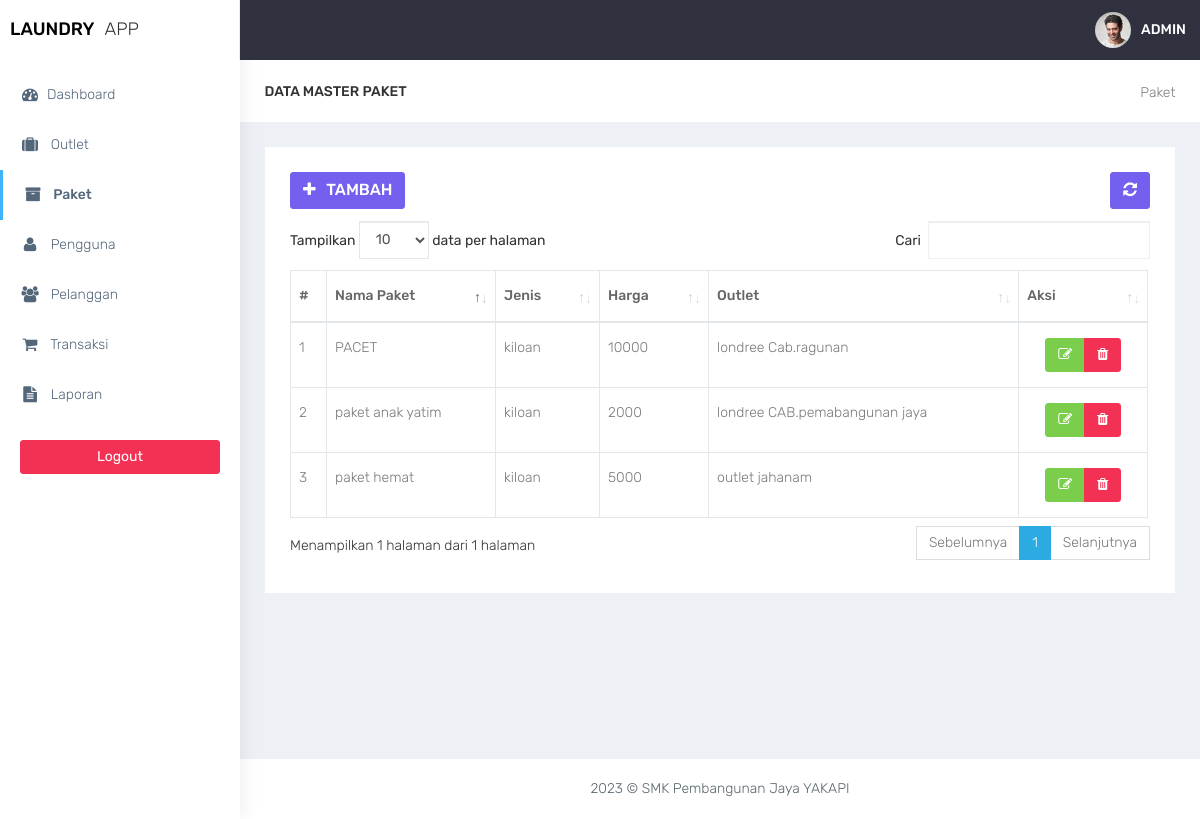
/admin/paket.php (signed in), run on the app's committed database.
### tables this page shows
CREATE TABLE `paket` (
  `id_paket` int(11) NOT NULL,
  `jenis_paket` enum('kiloan','selimut','bedcover','kaos','lain') DEFAULT NULL,
  `nama_paket` varchar(100) DEFAULT NULL,
  `harga` int(11) DEFAULT NULL,
  `outlet_id` int(11) DEFAULT NULL
);

CREATE TABLE `outlet` (
  `id_outlet` int(11) NOT NULL,
  `nama_outlet` varchar(100) DEFAULT NULL,
  `alamat_outlet` text DEFAULT NULL,
  `telp_outlet` varchar(15) DEFAULT NULL
);

### admin/functions.php (called while the page is built, shortened)
<?php
function ambildata($conn,$query){
$data = mysqli_query($conn,$query);
if (mysqli_num_rows($data)>0){
while($row = mysqli_fetch_assoc($data)){
    $hasil[] = $row;
}
 return $hasil;
  }
}
?>

### admin/paket.php (the view, shortened to what this page needs)
<?php
require 'functions.php';
$query = "SELECT outlet.nama_outlet ,paket.* FROM paket INNER JOIN outlet ON paket.outlet_id = outlet.id_outlet";
$data = ambildata($conn,$query)
?>
<!DOCTYPE html>
<html lang="en">
<head>
    <link href="../assets/bootstrap/dist/css/bootstrap.min.css" rel="stylesheet">
    <link href="../assets/plugins/bower_components/sidebar-nav/dist/sidebar-nav.min.css" rel="stylesheet">
    <link href="../assets/plugins/bower_components/toast-master/css/jquery.toast.css" rel="stylesheet">
    <link href="../assets/plugins/bower_components/morrisjs/morris.css" rel="stylesheet">
    <link href="../assets/plugins/bower_components/chartist-js/dist/chartist.min.css" rel="stylesheet">
    <link href="../assets/plugins/bower_components/chartist-plugin-tooltip-master/dist/chartist-plugin-tooltip.css" rel="stylesheet">
    <link href="../assets/css/animate.css" rel="stylesheet">
    <link href="../assets/css/style.css" rel="stylesheet">
    <link href="../assets/css/colors/default.css" id="theme" rel="stylesheet">
    <link rel="stylesheet" type="text/css" href="../assets/DataTables/datatables.min.css"/>
</head>
<body class="fix-header">
    <div id="wrapper">
        <nav class="navbar navbar-default navbar-static-top m-b-0">
            <div class="navbar-header">
                <div class="top-left-part">
                    <a class="logo" href="index.php">
                        <b style="color:black">
                            LAUNDRY
                        </b>
                        <span class="hidden-xs text-dark">
                            APP
                        </span>
                    </a>
                </div>
                <ul class="nav navbar-top-links navbar-right pull-right">
                    <li>
                        <a class="profile-pic" href="#"> <img src="../assets/plugins/images/users/varun.jpg" alt="user-img" width="36" class="img-circle"><b class="hidden-xs">ADMIN</b></a>
                    </li>
                </ul>
            </div>
        </nav>
        <div class="navbar-default sidebar" role="navigation">
            <div class="sidebar-nav slimscrollsidebar">
                <div class="sidebar-head">
                    <h3><span class="fa-fw open-close"><i class="ti-close ti-menu"></i></span> <span class="hide-menu">Navigation</span></h3>
                </div>
                <ul class="nav" id="side-menu">
                    <li style="padding: 70px 0 0;">
                        <a href="index.php" class="waves-effect "><i class="fa fa-tachometer fa-fw" aria-hidden="true"></i>Dashboard</a>
                    </li>
                    <li>
                        <a href="outlet.php" class="waves-effect "><i class="fa fa-suitcase fa-fw" aria-hidden="true"></i> Outlet</a>
                    </li>
                    <li>
                        <a href="paket.php" class="waves-effect active"><i class="fa fa-archive fa-fw" aria-hidden="true"></i> Paket</a>
                    </li>
                    <li>
                        <a href="pengguna.php" class="waves-effect "><i class="fa fa-user fa-fw" aria-hidden="true"></i> Pengguna</a>
                    </li>
                    <li>
                        <a href="pelanggan.php" class="waves-effect "><i class="fa fa-users fa-fw" aria-hidden="true"></i> Pelanggan</a>
                    </li>
                    <li>
                        <a href="transaksi.php" class="waves-effect"><i class="fa fa-shopping-cart fa-fw" aria-hidden="true"></i> Transaksi</a>
                    </li>
                    <li>
                        <a href="laporan.php" class="waves-effect "><i class="fa fa-file-text fa-fw" aria-hidden="true"></i> Laporan</a>
                    </li>
                </ul>
                <div class="center p-20">
                     <a href="logout.php" class="btn btn-danger btn-block waves-effect waves-light">Logout</a>
                 </div>
            </div>
        </div>
        <div id="page-wrapper">
<div class="container-fluid">
    <div class="row bg-title">
        <div class="col-lg-3 col-md-4 col-sm-4 col-xs-12">
            <h4 class="page-title">Data Master paket</h4> </div>
        <div class="col-lg-9 col-sm-8 col-md-8 col-xs-12">
            <ol class="breadcrumb">
                <li><a href="#">Paket</a></li>
            </ol>
        </div>
    </div>
    <div class="row">
        <div class="col-md-12 col-lg-12 col-sm-12 col-xs-12">
            <div class="white-box">
                <div class="row">
                    <div class="col-md-6">
                        <a href="paket_tambah.php" class="btn btn-primary box-title"><i class="fa fa-plus fa-fw"></i> Tambah</a>
                    </div>
                    <div class="col-md-6 text-right">
                        <button id="btn-refresh" class="btn btn-primary box-title text-right" title="Refresh Data"><i class="fa fa-refresh" id="ic-refresh"></i></button>
                    </div>
                </div>
                <div class="table-responsive">
                    <table class="table table-bordered thead-dark" id="table">
                        <thead class="thead-dark">
                            <tr>
                                <th>#</th>
                                <th>Nama Paket</th>
                                <th>Jenis</th>
                                <th>Harga</th>
                                <th>Outlet</th>
                                <th width="15%">Aksi</th>
                            </tr>
                        </thead>
                        <tbody>
                        <?php $no = 1; foreach ($data as $paket): ?>
                         <tr>
        <td></td>
        <td><?= htmlspecialchars($paket['nama_paket']); ?></td>
        <td><?= htmlspecialchars($paket['jenis_paket']); ?></td>
        <td><?= htmlspecialchars($paket['harga']); ?></td>
        <td><?= htmlspecialchars($paket['nama_outlet']); ?></td>
        <td align="center">
        <div class= "btn-group" role = "group" aria-label = "basic example">
            <a href="paket_edit.php?id=<?= htmlspecialchars($paket ['id_paket']);?>"
               data-toggle="tooltip" data-placement="bottom" title="Edit" class="btn btn-success "><i class= "fa fa-edit"></i></a>
             <a href="paket_hapus.php?id=<?= htmlspecialchars($paket ['id_paket']);?>"
              onclick="return confirm('yakin ingin dihapus?');" data-toggle="tooltip" data-placement="bottom" title="hapus" class="btn btn-danger"><i class= "fa fa-trash"></i></a>
                </div>
        </td>
    </tr>
<?php endforeach; ?>
                                                    </tbody>
                    </table>
                </div>
            </div>
        </div>
    </div>
</div>
<footer class="footer text-center"> 2023 &copy; SMK Pembangunan Jaya YAKAPI </footer>
        </div>
    </div>
    <br />
</body>
</html>

### assets/css/colors/default.css (style rules this page uses)
body { background: #fff; }
.top-left-part { background: #fff; }
.navbar-header { background: #2f323e; }
.navbar-top-links > li > a { color: #ffffff; }
.sidebar .sidebar-head { background: #ffffff; }
.sidebar .sidebar-head h3 { color: #686868; }
.sidebar { background: #fff; box-shadow: 1px 0px 20px rgba(0, 0, 0, 0.08); }
#side-menu li a { color: #54667a; }
#side-menu li a { color: #54667a; border-left: 0px solid #fff; }
#side-menu > li > a { border-left: 3px solid transperant; }
#side-menu > li > a.active { background: transperant; color: #54667a; border-left: 3px solid #41b3f9; font-weight: 500; }

### data on the page
paket: nama_paket "paket hemat", jenis_paket "kiloan", harga "5000", outlet.nama_outlet "outlet jahanam"
paket: nama_paket "paket anak yatim", jenis_paket "kiloan", harga "2000", outlet.nama_outlet "londree CAB.pemabangunan jaya"
paket: nama_paket "PACET", jenis_paket "kiloan", harga "10000", outlet.nama_outlet "londree Cab.ragunan"
